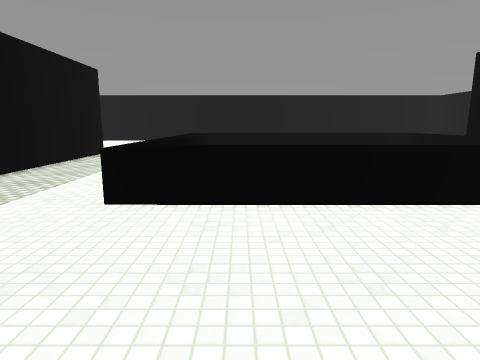
[1] (above)

15 first-person views from a walk through a scene from a Unity 3-D project. The camera is 1.4 m above the floor, tilts 10° down and sees 75° across. Doors are open. The floor is counted in squares, 1 m on a side. Each view is taken from the middle of a square. On the plan, view 1 faces up. The plan holds only what a view shows up to about 14 squares ahead; the rest is blank. The place goes on beyond the plan. The player is left out. Surface patterns are stand-ins for the level's own textures.

[2]
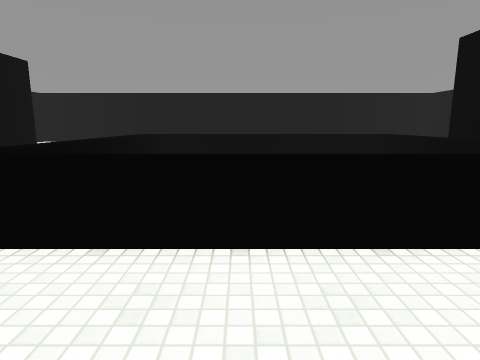

[3]
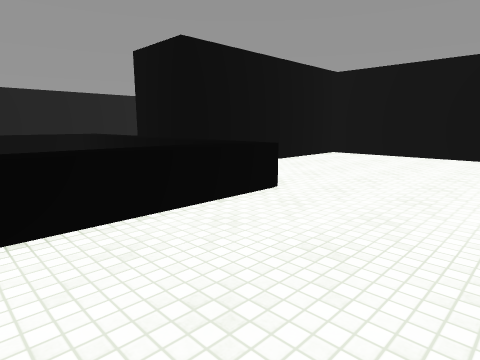

[4]
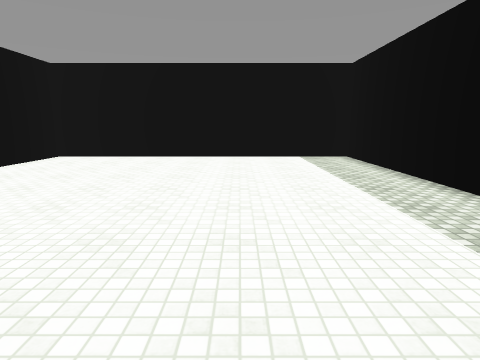

[5]
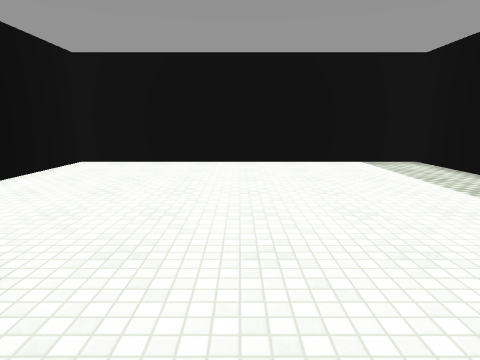

[6]
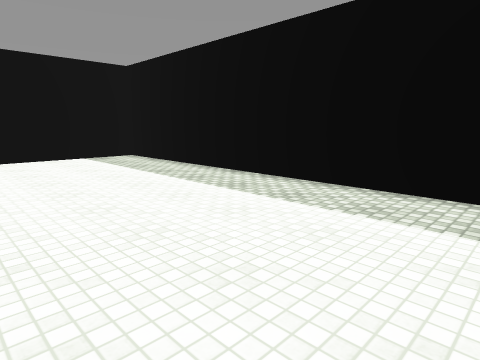

[7]
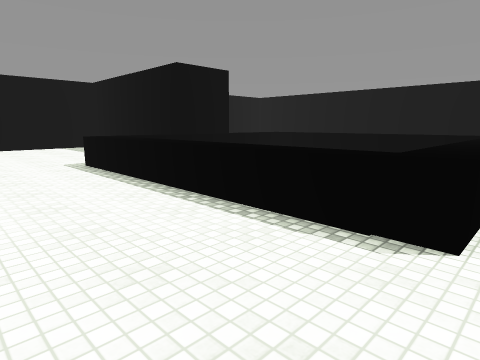

[8]
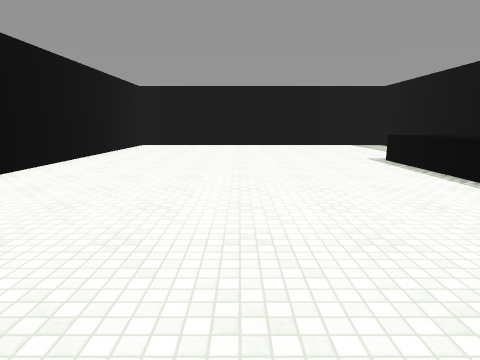

[9]
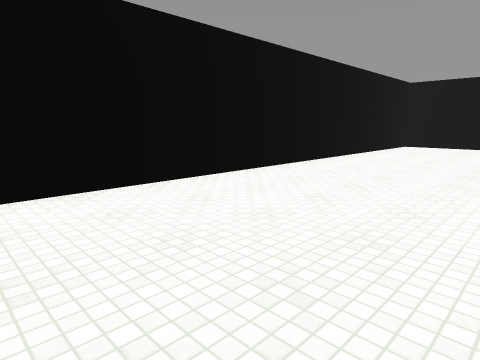

[10]
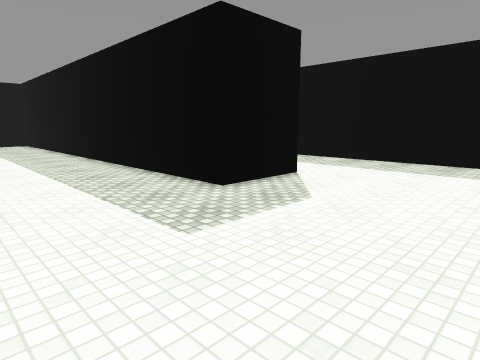

[11]
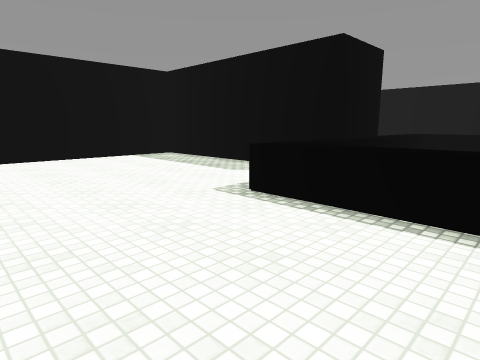

[12]
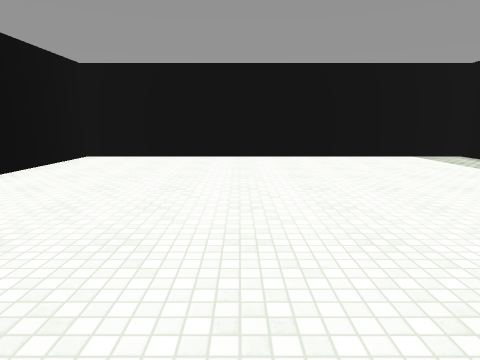

[13]
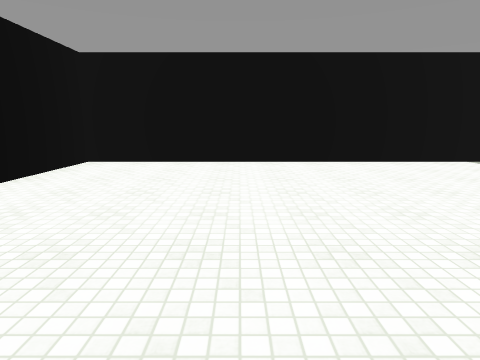

[14]
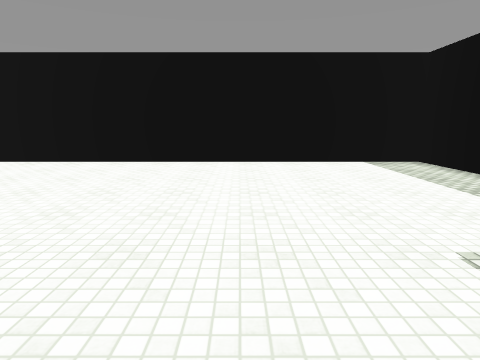

[15]
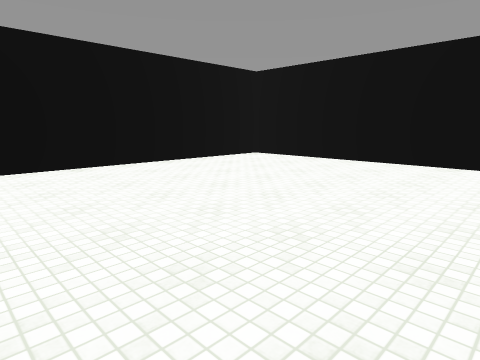

### Floor plan
Key: @ floor where view 1 was taken; # wall or solid block; . floor; ^ raised ledge.
Columns run from 15 left of view 1 to 18 right of it. Each row starts with its distance up from view 1.
 29                 ##################
 28             .....................#
 27             .....................#
 26            ......................#
 25            ......................#
 24            ......................#
 23             .....................#
 22            . ....................#
 21          ... ....................#
 20   ...............................#
 19 #................................#
 18 #................................#
 17 #................................#
 16 #............^^^^^^^^^^^.........#
 15 #....####....^^^^^^^^^^^.........#
 14 #...    #....^         ^ ........#
 13 #       #....^         ^  .......#
 12         #....^         ^##########
 11         #....^         ^#
 10         #....^         ^#
  9         #... ^         ^##########
  8         #...           ^   ......#
  7         #....          ^ ........#
  6         #.... ^^^^^  ^^^.........#
  5           .......................#
  4             .....................#
  3             .....................#
  2              ..... ..............#
  1                   ...............#
  0                @   ..............#
 -1                    ..............#
 -2                     .............#
 -3                     .............#
 -4                         ##########

Positions as (right, up) in squares from view 1, and headings:
1: (0, 0), facing up
2: (2, 2), facing up
3: (3, 1), facing up-right
4: (4, 1), facing right
5: (6, 3), facing right
6: (4, 3), facing down-right
7: (-3, 20), facing down-right
8: (-4, 22), facing right
9: (-4, 22), facing up-right
10: (-2, 21), facing down-left
11: (4, 21), facing down-right
12: (4, 22), facing right
13: (6, 23), facing right
14: (6, 19), facing right
15: (6, 18), facing up-right
